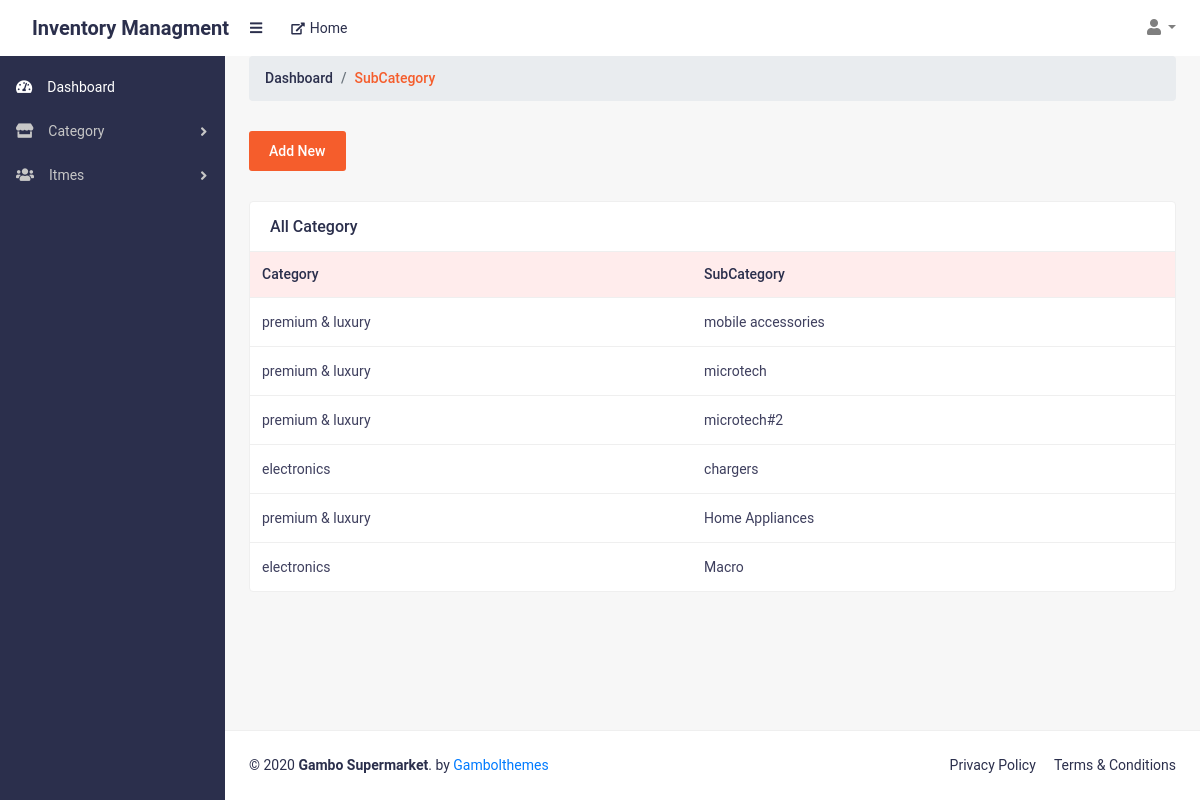
The page /allSubCategory (signed in) on the database as committed earlier.
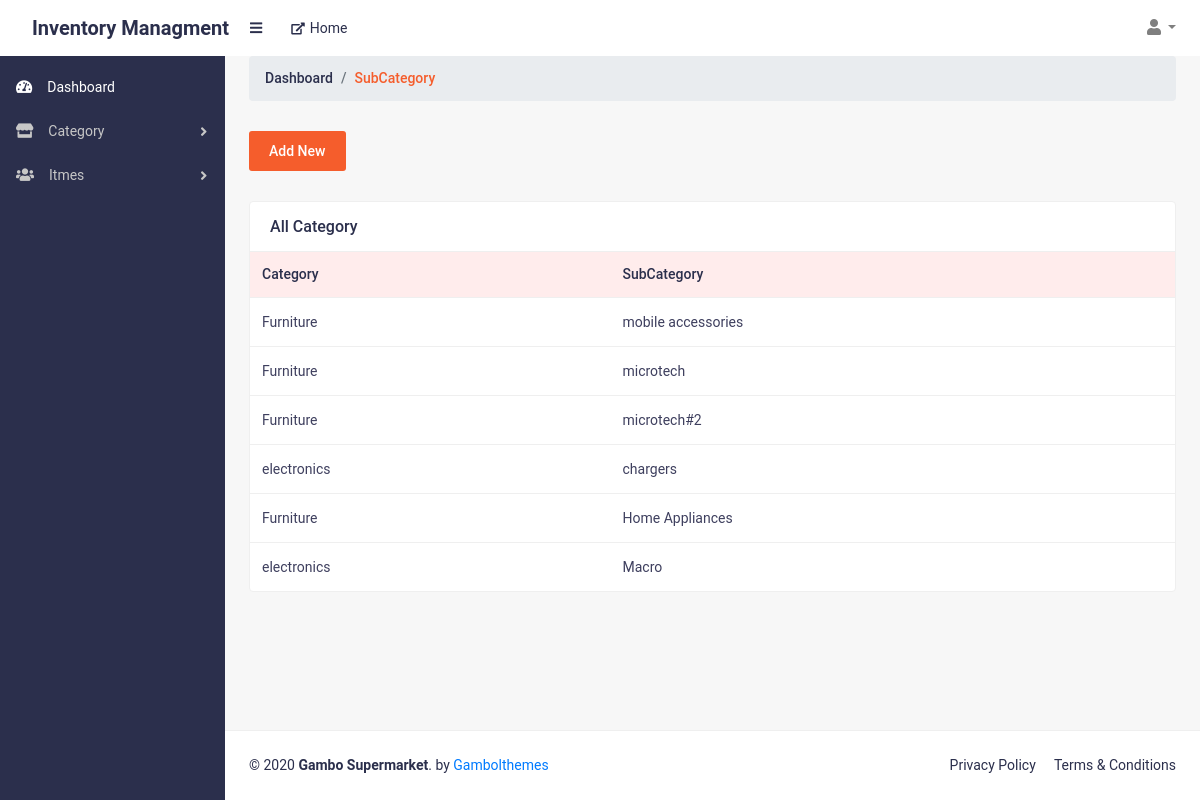
The same page on the database as committed later.
### web/models.py (models this page shows, shortened)
class subCategory(models.Model):
    sub_Category_Id = models.AutoField(primary_key=True)
    sub_Category_name  = models.CharField(max_length=200, default="",unique=True)
    Category_Id=models.ForeignKey(Category , on_delete=models.SET_NULL,blank=True,null=True)

class Category(models.Model):
    Category_Id = models.AutoField(primary_key=True)
    Category_name  = models.CharField(max_length=200, default="",unique=True)
    Super_Admin_Id=models.ForeignKey(Super_AdminAccount , on_delete=models.SET_NULL,blank=True,null=True)
    def __str__(self):
        return self.Category_name

### web/views.py (the view)
# urls.py: path('allSubCategory',allSubCategory.as_view(),name="allSubCategory"),
class allSubCategory(View):
    def get(self,request):
        try:
            sessionhandle = checkAdminSession(self,request)
            if sessionhandle:
                data = subCategory.objects.all()
                return render(request,'superadmin/subcategory.html',{'data':data})
            return redirect('superadminlogin')
        except:
            return redirect('superadminlogin')

### web/views.py (called while the page is built)
def checkAdminSession(self,request):
    if request.session.has_key('adminid'):
        return True
    else:
        return False

### templates/superadmin/subcategory.html
{% extends 'superadmin/base.html' %}
{% load static %}
{% block body %}
<main>
    <div class="container-fluid">
        <ol class="breadcrumb mb-30">
            <li class="breadcrumb-item"><a href="#">Dashboard</a></li>
            <li class="breadcrumb-item active">SubCategory </li>
        </ol>
        <div class="row justify-content-between">
            <div class="col-lg-12">
                <a href="/addSubCategory" class="add-btn hover-btn">Add New</a>
            </div>
            <div class="col-lg-12 col-md-12">
                <div class="card card-static-2 mt-30 mb-30">
                    <div class="card-title-2">
                        <h4>All Category</h4>
                    </div>
                    <div class="card-body-table">
                        <div class="table-responsive">
                            <table class="table ucp-table table-hover">
                                <thead>
                                    <tr>
                                        <th>Category</th>
                                        <th>SubCategory</th>
                                    </tr>
                                </thead>
                                <tbody>
                                {% for i in data  %}
                                    <tr>
                                        <td>{{i.Category_Id}}</td>
                                        <td>{{i.sub_Category_name}}</td>
                                    </tr>
                                {% endfor %}
                                </tbody>
                            </table>
                        </div>
                    </div>
                </div>
            </div>
        </div>
    </div>
</main>
{% endblock body %}

Rows that differ between the two databases and show on the page:
changed through a linked row, subCategory "mobile accessories": Category_Id "premium & luxury" → "Furniture"
changed through a linked row, subCategory "microtech": Category_Id "premium & luxury" → "Furniture"
changed through a linked row, subCategory "microtech#2": Category_Id "premium & luxury" → "Furniture"
changed through a linked row, subCategory "Home Appliances": Category_Id "premium & luxury" → "Furniture"
